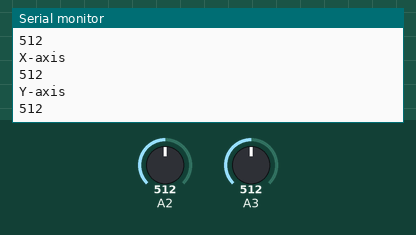
The sketch below on a simulated Arduino Uno, built with avr-gcc and run on an emulated ATmega328P. Parts: the last lines printed to the serial monitor. The test bench sets the inputs (shaded band); at power-on: A2 = 512, A3 = 512.

Above: at 1.8 s.
1.9 s: A2 set to 716
At 2.6 s:
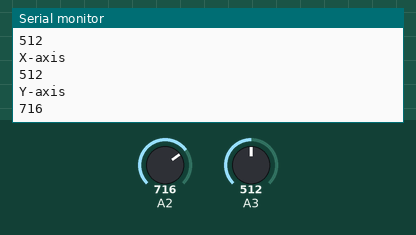
3.4 s: A3 set to 306
At 4.7 s:
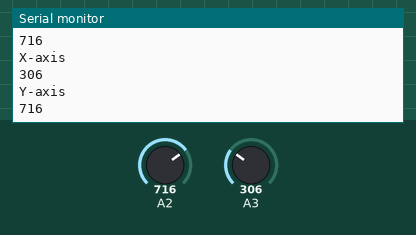
4.9 s: A2 set to 900
At 5.8 s:
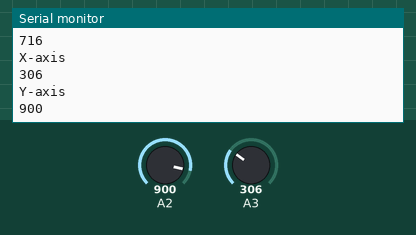
6.4 s: A3 set to 122
At 7.7 s:
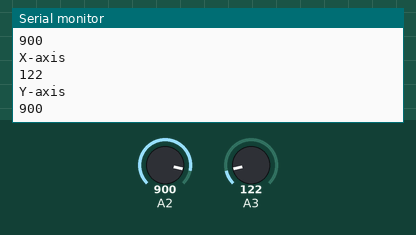
Timing chart, 0 to 8.9 s (numbered marks = the images above; inputs shaded):
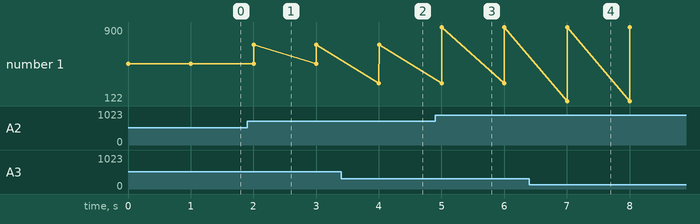

Measured:
- after the input at 1.9 s, the serial monitor: prints a new line after 0.10 s (image 1)
- after the input at 3.4 s, the serial monitor: prints a new line after 0.60 s (image 2)
- after the input at 4.9 s, the serial monitor: prints a new line after 0.10 s (image 3)
- after the input at 6.4 s, the serial monitor: prints a new line after 0.61 s (image 4)
- plotted number 1: 512 → 716 after the input at 1.9 s, 716 → 900 after the input at 4.9 s

The sketch:

15.ino
```cpp
#include<avr/io.h>
#include<util/delay.h>
#define clearbit(x,y) ((x) & (y))
#define bitn(p) (0x01 << (p))
int main(void)
{
  int x;
  int y;
  Serial.begin(2000000);
  while(1)
  {
    ADMUX = 0x42;
    ADCSRA = 0xC7;
    while (ADCSRA & (1 << ADSC));
    y = ADCW;
    ADMUX = 0x43;
    ADCSRA = 0xC7;
    while (ADCSRA & (1 << ADSC));
    x = ADCW;
    Serial.println("X-axis");
    Serial.println(x);
    Serial.println("Y-axis");
    Serial.println(y);
    _delay_ms(1000);

  }
}
```
